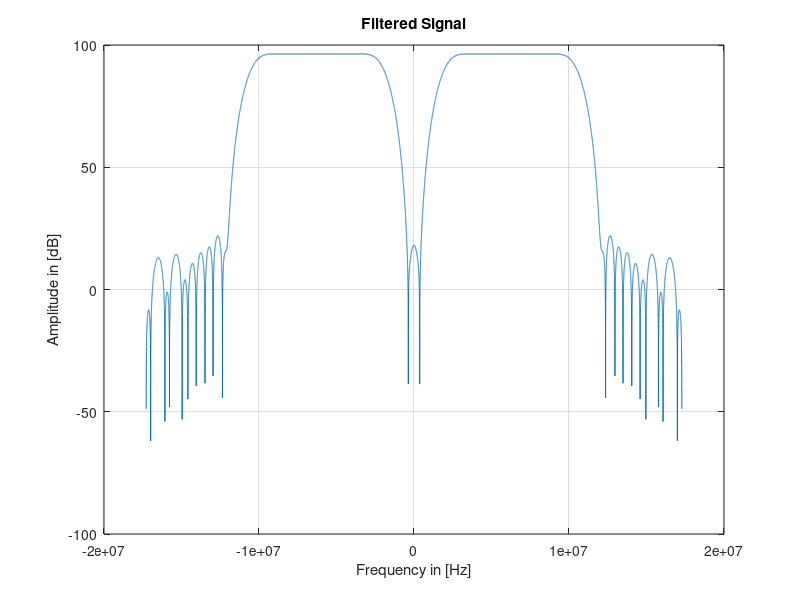

This chart was generated by the following MATLAB code:
clear all;
close all;
clc;

Fs = 34.56e6;
F1 = 2e6;
F2 = 5e6;
F3 = 8e6;

%Time 200 milliseconds
t = 0:1/Fs:0.001-1/Fs;

%Create the signals
x1 = cos(2*pi*F1*t);
x2 = cos(2*pi*F2*t);
x4 = cos(2*pi*F3*t);
x3 = x1 + x2 + x4;

%Create Nfft
Nfft = length(t);
f = (-Nfft/2:Nfft/2-1)*Fs/Nfft;

X3 = fft(x3, Nfft);

#figure
#plot(f, 20*log10(abs(fftshift(X3))))
#xlabel('Frequency in [Hz]')
#xlabel('Frequency in [Hz]')
#grid on
#title('Signal')

pkg load signal
lpcoeff = fir1(63, [4e6/Fs,21e6/Fs], 'bandpass' , 'blackman');#, hann(64+1));
#lpcoeff = fir1(63, 1e6/Fs);#, hann(64+1));
#lpcoeff = [-4, -6, -37, 35, 186, 86, -284, -315, 107, 219, -4, 271, 558, -307, -1182, -356, 658, 157, 207, 1648, 790, -2525, -2553, 748, 865, -476, 3737, 6560, -3583, -14731, -5278, 14819, 14819, -5278, -14731, -3583, 6560, 3737, -476, 865, 748, -2553, -2525, 790, 1648, 207, 157, 658, -356, -1182, -307, 558, 271, -4, 219, 107, -315, -284, 86, 186, 35, -37, -6, -4];

# Convert the fixed point Coefficients to INT16 Coefficients
numberOfBits = 16;
L = floor(log2((2^(numberOfBits-1)-1)/max(lpcoeff)));
bsc = int16(lpcoeff*2^L);


#lpcoeff_floatingPoint = int16(lpcoeff);
#y = filter(lpcoeff, 1, x3); %only nominator, no denominator

#Y = fft(y,Nfft);
Y = fft(bsc,Nfft);
#Y = fft(lpcoeff,Nfft);

figure
plot(f, 20*log10(abs(fftshift(Y))))
xlabel('Frequency in [Hz]')
ylabel('Amplitude in [dB]')
grid on
title('Filtered Signal')

